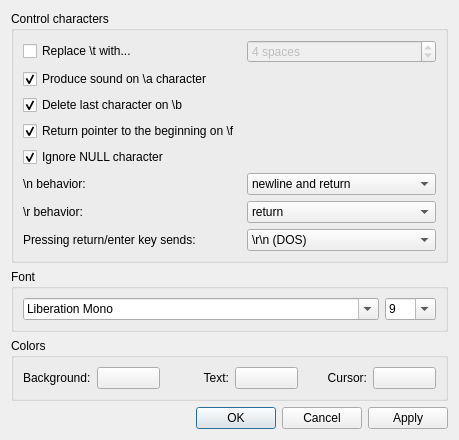
<?xml version="1.0" encoding="UTF-8"?>
<ui version="4.0">
 <class>TerminalSettings</class>
 <widget class="QDialog" name="TerminalSettings">
  <property name="geometry">
   <rect>
    <x>0</x>
    <y>0</y>
    <width>459</width>
    <height>438</height>
   </rect>
  </property>
  <property name="windowTitle">
   <string>Terminal settings</string>
  </property>
  <layout class="QVBoxLayout" name="verticalLayout">
   <item>
    <widget class="QGroupBox" name="groupBox">
     <property name="title">
      <string>Control characters</string>
     </property>
     <layout class="QGridLayout" name="gridLayout">
      <item row="0" column="0">
       <widget class="QCheckBox" name="tabBox">
        <property name="text">
         <string>Replace \t with...</string>
        </property>
       </widget>
      </item>
      <item row="0" column="1">
       <widget class="QSpinBox" name="widthBox">
        <property name="enabled">
         <bool>false</bool>
        </property>
        <property name="suffix">
         <string> spaces</string>
        </property>
        <property name="maximum">
         <number>20</number>
        </property>
        <property name="value">
         <number>4</number>
        </property>
       </widget>
      </item>
      <item row="1" column="0">
       <widget class="QCheckBox" name="alarmBox">
        <property name="text">
         <string>Produce sound on \a character</string>
        </property>
        <property name="checked">
         <bool>true</bool>
        </property>
       </widget>
      </item>
      <item row="2" column="0">
       <widget class="QCheckBox" name="backBox">
        <property name="text">
         <string>Delete last character on \b</string>
        </property>
        <property name="checked">
         <bool>true</bool>
        </property>
       </widget>
      </item>
      <item row="3" column="0">
       <widget class="QCheckBox" name="formBox">
        <property name="text">
         <string>Return pointer to the beginning on \f</string>
        </property>
        <property name="checked">
         <bool>true</bool>
        </property>
       </widget>
      </item>
      <item row="5" column="0">
       <widget class="QLabel" name="label">
        <property name="text">
         <string>\n behavior:</string>
        </property>
       </widget>
      </item>
      <item row="5" column="1">
       <widget class="QComboBox" name="newBox">
        <item>
         <property name="text">
          <string>newline and return</string>
         </property>
        </item>
        <item>
         <property name="text">
          <string>newline</string>
         </property>
        </item>
        <item>
         <property name="text">
          <string>return</string>
         </property>
        </item>
        <item>
         <property name="text">
          <string>nothing</string>
         </property>
        </item>
       </widget>
      </item>
      <item row="6" column="0">
       <widget class="QLabel" name="label_2">
        <property name="text">
         <string>\r behavior:</string>
        </property>
       </widget>
      </item>
      <item row="6" column="1">
       <widget class="QComboBox" name="returnBox">
        <property name="currentIndex">
         <number>2</number>
        </property>
        <item>
         <property name="text">
          <string>newline and return</string>
         </property>
        </item>
        <item>
         <property name="text">
          <string>newline</string>
         </property>
        </item>
        <item>
         <property name="text">
          <string>return</string>
         </property>
        </item>
        <item>
         <property name="text">
          <string>nothing</string>
         </property>
        </item>
       </widget>
      </item>
      <item row="4" column="0">
       <widget class="QCheckBox" name="nullBox">
        <property name="text">
         <string>Ignore NULL character</string>
        </property>
        <property name="checked">
         <bool>true</bool>
        </property>
       </widget>
      </item>
      <item row="7" column="0">
       <widget class="QLabel" name="label_6">
        <property name="text">
         <string>Pressing return/enter key sends:</string>
        </property>
       </widget>
      </item>
      <item row="7" column="1">
       <widget class="QComboBox" name="enterSendBox">
        <item>
         <property name="text">
          <string>\r\n (DOS)</string>
         </property>
        </item>
        <item>
         <property name="text">
          <string>\n (UNIX)</string>
         </property>
        </item>
        <item>
         <property name="text">
          <string>\r (MAC)</string>
         </property>
        </item>
        <item>
         <property name="text">
          <string>\n\r</string>
         </property>
        </item>
       </widget>
      </item>
     </layout>
    </widget>
   </item>
   <item>
    <widget class="QGroupBox" name="groupBox_2">
     <property name="title">
      <string>Font</string>
     </property>
     <layout class="QHBoxLayout" name="horizontalLayout" stretch="1,0">
      <item>
       <widget class="QFontComboBox" name="fontBox">
        <property name="fontFilters">
         <set>QFontComboBox::MonospacedFonts</set>
        </property>
        <property name="currentFont">
         <font>
          <family>Courier New</family>
         </font>
        </property>
       </widget>
      </item>
      <item>
       <widget class="QComboBox" name="sizeBox">
        <property name="editable">
         <bool>true</bool>
        </property>
        <property name="currentIndex">
         <number>5</number>
        </property>
        <property name="minimumContentsLength">
         <number>1</number>
        </property>
        <item>
         <property name="text">
          <string>4</string>
         </property>
        </item>
        <item>
         <property name="text">
          <string>5</string>
         </property>
        </item>
        <item>
         <property name="text">
          <string>6</string>
         </property>
        </item>
        <item>
         <property name="text">
          <string>7</string>
         </property>
        </item>
        <item>
         <property name="text">
          <string>8</string>
         </property>
        </item>
        <item>
         <property name="text">
          <string>9</string>
         </property>
        </item>
        <item>
         <property name="text">
          <string>10</string>
         </property>
        </item>
        <item>
         <property name="text">
          <string>11</string>
         </property>
        </item>
        <item>
         <property name="text">
          <string>12</string>
         </property>
        </item>
        <item>
         <property name="text">
          <string>13</string>
         </property>
        </item>
        <item>
         <property name="text">
          <string>14</string>
         </property>
        </item>
        <item>
         <property name="text">
          <string>15</string>
         </property>
        </item>
        <item>
         <property name="text">
          <string>16</string>
         </property>
        </item>
        <item>
         <property name="text">
          <string>17</string>
         </property>
        </item>
        <item>
         <property name="text">
          <string>18</string>
         </property>
        </item>
        <item>
         <property name="text">
          <string>19</string>
         </property>
        </item>
        <item>
         <property name="text">
          <string>20</string>
         </property>
        </item>
        <item>
         <property name="text">
          <string>22</string>
         </property>
        </item>
        <item>
         <property name="text">
          <string>24</string>
         </property>
        </item>
        <item>
         <property name="text">
          <string>26</string>
         </property>
        </item>
        <item>
         <property name="text">
          <string>28</string>
         </property>
        </item>
        <item>
         <property name="text">
          <string>32</string>
         </property>
        </item>
        <item>
         <property name="text">
          <string>48</string>
         </property>
        </item>
        <item>
         <property name="text">
          <string>64</string>
         </property>
        </item>
        <item>
         <property name="text">
          <string>72</string>
         </property>
        </item>
        <item>
         <property name="text">
          <string>80</string>
         </property>
        </item>
        <item>
         <property name="text">
          <string>96</string>
         </property>
        </item>
        <item>
         <property name="text">
          <string>128</string>
         </property>
        </item>
       </widget>
      </item>
     </layout>
    </widget>
   </item>
   <item>
    <widget class="QGroupBox" name="groupBox_3">
     <property name="title">
      <string>Colors</string>
     </property>
     <layout class="QHBoxLayout" name="horizontalLayout_3">
      <item>
       <widget class="QLabel" name="label_3">
        <property name="text">
         <string>Background:</string>
        </property>
       </widget>
      </item>
      <item>
       <widget class="QPushButton" name="backBtn">
        <property name="text">
         <string/>
        </property>
        <property name="iconSize">
         <size>
          <width>32</width>
          <height>16</height>
         </size>
        </property>
       </widget>
      </item>
      <item>
       <widget class="QLabel" name="label_4">
        <property name="text">
         <string>Text:</string>
        </property>
        <property name="alignment">
         <set>Qt::AlignRight|Qt::AlignTrailing|Qt::AlignVCenter</set>
        </property>
       </widget>
      </item>
      <item>
       <widget class="QPushButton" name="textBtn">
        <property name="text">
         <string/>
        </property>
        <property name="iconSize">
         <size>
          <width>32</width>
          <height>16</height>
         </size>
        </property>
       </widget>
      </item>
      <item>
       <widget class="QLabel" name="label_5">
        <property name="text">
         <string>Cursor:</string>
        </property>
        <property name="alignment">
         <set>Qt::AlignRight|Qt::AlignTrailing|Qt::AlignVCenter</set>
        </property>
       </widget>
      </item>
      <item>
       <widget class="QPushButton" name="cursorBtn">
        <property name="text">
         <string/>
        </property>
        <property name="iconSize">
         <size>
          <width>32</width>
          <height>16</height>
         </size>
        </property>
       </widget>
      </item>
     </layout>
    </widget>
   </item>
   <item>
    <widget class="QDialogButtonBox" name="buttonBox">
     <property name="orientation">
      <enum>Qt::Horizontal</enum>
     </property>
     <property name="standardButtons">
      <set>QDialogButtonBox::Apply|QDialogButtonBox::Cancel|QDialogButtonBox::Ok</set>
     </property>
    </widget>
   </item>
  </layout>
 </widget>
 <resources/>
 <connections>
  <connection>
   <sender>buttonBox</sender>
   <signal>accepted()</signal>
   <receiver>TerminalSettings</receiver>
   <slot>accept()</slot>
   <hints>
    <hint type="sourcelabel">
     <x>248</x>
     <y>254</y>
    </hint>
    <hint type="destinationlabel">
     <x>157</x>
     <y>274</y>
    </hint>
   </hints>
  </connection>
  <connection>
   <sender>buttonBox</sender>
   <signal>rejected()</signal>
   <receiver>TerminalSettings</receiver>
   <slot>reject()</slot>
   <hints>
    <hint type="sourcelabel">
     <x>316</x>
     <y>260</y>
    </hint>
    <hint type="destinationlabel">
     <x>286</x>
     <y>274</y>
    </hint>
   </hints>
  </connection>
  <connection>
   <sender>tabBox</sender>
   <signal>toggled(bool)</signal>
   <receiver>widthBox</receiver>
   <slot>setEnabled(bool)</slot>
   <hints>
    <hint type="sourcelabel">
     <x>146</x>
     <y>111</y>
    </hint>
    <hint type="destinationlabel">
     <x>384</x>
     <y>111</y>
    </hint>
   </hints>
  </connection>
 </connections>
</ui>
